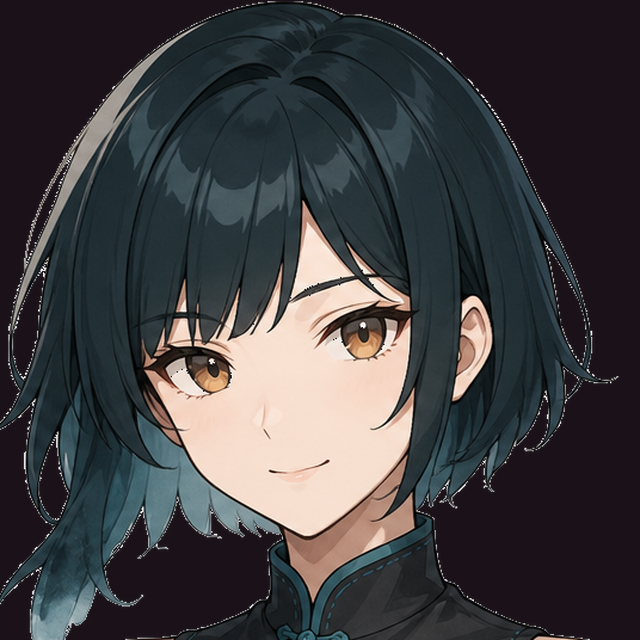
#> input picture docs/play/assets/moxi_face.png, 640 x 640 px, found by its file name
$ python process-harvested-fallbacks.py
#> lines starting #> are read from the running program, lines starting #| are printed output that depends on the picture; after the words box and inside, x2 and y2 are one past the last pixel; in counts of white or black regions, pixels touching at a corner belong together
#!/usr/bin/env python3
"""Circle-crop harvested Live2D shots (or moxi_face) into 192px fallbacks."""
from __future__ import annotations

from pathlib import Path

from PIL import Image, ImageChops, ImageDraw

OUT = Path("/workspace/android/app/src/main/res/drawable-xxhdpi")
HARVEST = Path("/tmp/pangchuang-fallbacks")
FACE = Path("/workspace/docs/play/assets/moxi_face.png")
SIZE = 192

KEEP = {
    "companion_avatar_idle.png",
    "companion_avatar_talk.png",
    "companion_avatar_happy.png",
    "companion_avatar_surprise.png",
}

ALIASES = {
    "companion_avatar_think.png": "companion_avatar_idle.png",
    "companion_avatar_care.png": "companion_avatar_happy.png",
    "companion_avatar_shy.png": "companion_avatar_happy.png",
}

DELETE = {
    "companion_avatar_blink.png",
    "companion_avatar_mouth_mid.png",
    "companion_avatar_mouth_open.png",
}


def cut_dark_bg(src: Image.Image) -> Image.Image:
    src = src.convert("RGBA")
    pix = src.load()
    w, h = src.size
#> w = 640; h = 640
    key = pix[2, 2][:3]
#> key = (26, 18, 24)
    out = Image.new("RGBA", (w, h), (0, 0, 0, 0))
#> out: PIL image 640x640 RGBA; every value is 0
    op = out.load()
    for y in range(h):
        for x in range(w):
            r, g, b, a = pix[x, y]
            dist = abs(r - key[0]) + abs(g - key[1]) + abs(b - key[2])
            if a < 12 or (r + g + b < 48 and dist < 40):
                op[x, y] = (0, 0, 0, 0)
            else:
                op[x, y] = (r, g, b, 255)
    return out


def circle(im: Image.Image, size: int) -> Image.Image:
#> called with size = 192
    im = im.convert("RGBA").resize((size, size), Image.Resampling.LANCZOS)
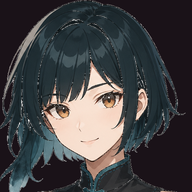
#> im: PIL image 192x192 RGBA; mean R, G, B, A 63.6, 63.1, 65.1, 252.3; transparent parts drawn white
    mask = Image.new("L", (size, size), 0)
#> mask: PIL image 192x192 L; every value is 0
    ImageDraw.Draw(mask).ellipse((1, 1, size - 2, size - 2), fill=255)
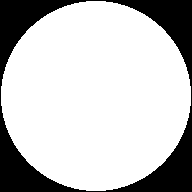
#> mask: PIL image 192x192 L; 76.8% white; 1 black region, box (x1, y1, x2, y2) and area: (0, 0, 192, 192) 8540
    alpha = im.split()[3]
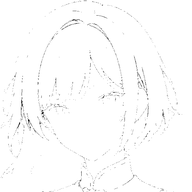
#> alpha: PIL image 192x192 L; min 13, max 255, mean 252.3
    im.putalpha(ImageChops.multiply(alpha, mask))
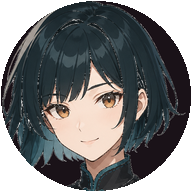
#> im: PIL image 192x192 RGBA; mean R, G, B, A 63.6, 63.1, 65.1, 193.4; transparent parts drawn white
    return im


def from_face() -> Image.Image:
    return circle(cut_dark_bg(Image.open(FACE)), SIZE)


def main() -> None:
    OUT.mkdir(parents=True, exist_ok=True)
    fallback = from_face()
    used_hashes = {}
    for name in KEEP:
        src = HARVEST / name
        if src.exists():
            im = circle(cut_dark_bg(Image.open(src)), SIZE)
            # If harvest is nearly empty (all transparent), fall back to moxi_face.
            extrema = im.split()[3].getextrema()
            if extrema[1] < 16:
                im = fallback.copy()
                print("empty harvest", name, "-> moxi_face")
            else:
                print("using harvest", name)
        else:
            im = fallback.copy()
            print("missing harvest", name, "-> moxi_face")
        dest = OUT / name
        im.save(dest, "PNG")
        used_hashes[name] = dest.read_bytes()

    # Distinctness check. Do not claim four moods if harvest collapsed.
    # CompanionMoodMatcher maps to rest vs speaking when hashes collide.
    unique = {data for data in used_hashes.values()}
    print("unique fallback files", len(unique), "of", len(KEEP))
    if len(unique) < 4:
        print("honesty: fewer than 4 distinct stills; mood mapper uses rest/talk poses")

    for alias, src_name in ALIASES.items():
        data = used_hashes.get(src_name) or fallback.tobytes()
        (OUT / alias).write_bytes(used_hashes[src_name] if src_name in used_hashes else fallback.tobytes())
        print("alias", alias, "->", src_name)

    # Remove the unused mouth/blink copies so we do not pretend they are moods.
    for name in DELETE:
        p = OUT / name
        if p.exists():
            p.unlink()
            print("deleted", name)


if __name__ == "__main__":
    main()
